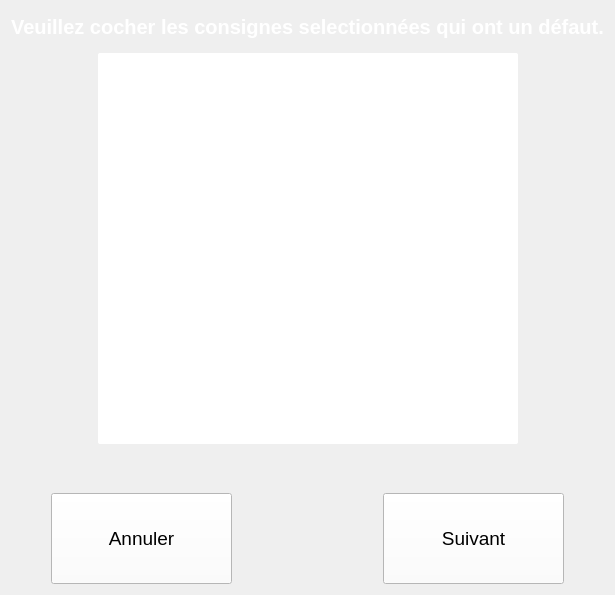
       <widget class="QWidget" name="P_CheckBoxDef">
        <layout class="QGridLayout" name="gridLayout_4">
         <item row="0" column="0">
          <widget class="QLabel" name="label_4">
           <property name="minimumSize">
            <size>
             <width>0</width>
             <height>31</height>
            </size>
           </property>
           <property name="maximumSize">
            <size>
             <width>16777215</width>
             <height>31</height>
            </size>
           </property>
           <property name="font">
            <font>
             <pointsize>15</pointsize>
             <weight>75</weight>
             <bold>true</bold>
            </font>
           </property>
           <property name="styleSheet">
            <string notr="true">color: rgb(255, 255, 255);</string>
           </property>
           <property name="text">
            <string>Veuillez cocher les consignes selectionnées qui ont un défaut.</string>
           </property>
           <property name="alignment">
            <set>Qt::AlignCenter</set>
           </property>
          </widget>
         </item>
         <item row="1" column="0">
          <layout class="QHBoxLayout" name="horizontalLayout_8">
           <property name="margin">
            <number>5</number>
           </property>
           <item>
            <spacer name="horizontalSpacer_16">
             <property name="orientation">
              <enum>Qt::Horizontal</enum>
             </property>
             <property name="sizeType">
              <enum>QSizePolicy::MinimumExpanding</enum>
             </property>
             <property name="sizeHint" stdset="0">
              <size>
               <width>40</width>
               <height>20</height>
              </size>
             </property>
            </spacer>
           </item>
           <item>
            <widget class="QListWidget" name="listBOX_checkDef">
             <property name="sizePolicy">
              <sizepolicy hsizetype="MinimumExpanding" vsizetype="MinimumExpanding">
               <horstretch>0</horstretch>
               <verstretch>0</verstretch>
              </sizepolicy>
             </property>
             <property name="minimumSize">
              <size>
               <width>420</width>
               <height>391</height>
              </size>
             </property>
             <property name="maximumSize">
              <size>
               <width>420</width>
               <height>391</height>
              </size>
             </property>
             <property name="styleSheet">
              <string notr="true">QListWidget::item {
     margin :5 0 5 0; 
     border-bottom:2px solid black;
     border-top:2px solid black;
	 font:15pt;
     background-color: white;
	 min-height:85px; 
     max-height:85px;
 
}

QListWidget{
    background-color: white;
	border-radius: 2px;
 	font:15pt;
	position:center;
}


 QScrollBar::vertical{
	border-radius: 2px;
	width:60px;	
    border: 2px solid white;
	background: grey;
	margin:25 1 25 1;
}

QScrollBar::handle:vertical{
	border-radius: 27px;
	border: 2px solid;
	min-height: 40px;
    min-width:53px;
    max-height: 53px;
    max-width:40px;		
	border-color: rgb(66, 66, 66);
	background: white
}
QScrollBar::add-line:vertical {
    border: 2px solid white;
    border-radius:16px;    
    background: grey;
    height: 25px;
    subcontrol-position: top;
    subcontrol-origin: margin;
}

QScrollBar::sub-line:vertical {
	border-radius:16px;    
	border: 2px solid white;
    background: grey;
    height: 25px;
    subcontrol-position: bottom;
    subcontrol-origin: margin;
}
QScrollBar:down-arrow:vertical, QScrollBar::up-arrow:vertical{
    width: 10px;
    height: 10px;
    background: white;
}

QScrollBar::add-page:vertical, QScrollBar::sub-page:vertical {
    background: none;
}

QListWidget::indicator{

	min-height:80px;
	min-width:80px;
	max-height:80px;
	max-width:80px;
	right:-250px;
	top:-28px;
	
}</string>
             </property>
             <property name="verticalScrollBarPolicy">
              <enum>Qt::ScrollBarAsNeeded</enum>
             </property>
             <property name="horizontalScrollBarPolicy">
              <enum>Qt::ScrollBarAlwaysOff</enum>
             </property>
             <property name="editTriggers">
              <set>QAbstractItemView::NoEditTriggers</set>
             </property>
             <property name="selectionMode">
              <enum>QAbstractItemView::NoSelection</enum>
             </property>
             <property name="layoutMode">
              <enum>QListView::Batched</enum>
             </property>
            </widget>
           </item>
           <item>
            <spacer name="horizontalSpacer_17">
             <property name="orientation">
              <enum>Qt::Horizontal</enum>
             </property>
             <property name="sizeType">
              <enum>QSizePolicy::MinimumExpanding</enum>
             </property>
             <property name="sizeHint" stdset="0">
              <size>
               <width>40</width>
               <height>20</height>
              </size>
             </property>
            </spacer>
           </item>
          </layout>
         </item>
         <item row="2" column="0">
          <spacer name="verticalSpacer_6">
           <property name="orientation">
            <enum>Qt::Vertical</enum>
           </property>
           <property name="sizeType">
            <enum>QSizePolicy::Fixed</enum>
           </property>
           <property name="sizeHint" stdset="0">
            <size>
             <width>20</width>
             <height>38</height>
            </size>
           </property>
          </spacer>
         </item>
         <item row="3" column="0">
          <layout class="QHBoxLayout" name="horizontalLayout_7">
           <item>
            <spacer name="horizontalSpacer_13">
             <property name="orientation">
              <enum>Qt::Horizontal</enum>
             </property>
             <property name="sizeType">
              <enum>QSizePolicy::Fixed</enum>
             </property>
             <property name="sizeHint" stdset="0">
              <size>
               <width>40</width>
               <height>20</height>
              </size>
             </property>
            </spacer>
           </item>
           <item>
            <widget class="QPushButton" name="B_Cancel_def">
             <property name="minimumSize">
              <size>
               <width>181</width>
               <height>91</height>
              </size>
             </property>
             <property name="maximumSize">
              <size>
               <width>181</width>
               <height>91</height>
              </size>
             </property>
             <property name="font">
              <font>
               <pointsize>14</pointsize>
              </font>
             </property>
             <property name="styleSheet">
              <string notr="true">QPushButton{
 background-color: rgb(255, 255, 255);
}

QPushButton:pressed{ 
	background-color: rgb(222, 222, 222);
}</string>
             </property>
             <property name="text">
              <string>Annuler</string>
             </property>
            </widget>
           </item>
           <item>
            <spacer name="horizontalSpacer_14">
             <property name="orientation">
              <enum>Qt::Horizontal</enum>
             </property>
             <property name="sizeHint" stdset="0">
              <size>
               <width>40</width>
               <height>20</height>
              </size>
             </property>
            </spacer>
           </item>
           <item>
            <widget class="QPushButton" name="B_Next_Pdef">
             <property name="minimumSize">
              <size>
               <width>181</width>
               <height>91</height>
              </size>
             </property>
             <property name="maximumSize">
              <size>
               <width>181</width>
               <height>91</height>
              </size>
             </property>
             <property name="font">
              <font>
               <pointsize>14</pointsize>
              </font>
             </property>
             <property name="styleSheet">
              <string notr="true">QPushButton{
 background-color: rgb(255, 255, 255);
}

QPushButton:pressed{ 
	background-color: rgb(222, 222, 222);
}</string>
             </property>
             <property name="text">
              <string>Suivant</string>
             </property>
            </widget>
           </item>
           <item>
            <spacer name="horizontalSpacer_15">
             <property name="orientation">
              <enum>Qt::Horizontal</enum>
             </property>
             <property name="sizeType">
              <enum>QSizePolicy::Fixed</enum>
             </property>
             <property name="sizeHint" stdset="0">
              <size>
               <width>40</width>
               <height>20</height>
              </size>
             </property>
            </spacer>
           </item>
          </layout>
         </item>
        </layout>
       </widget>
